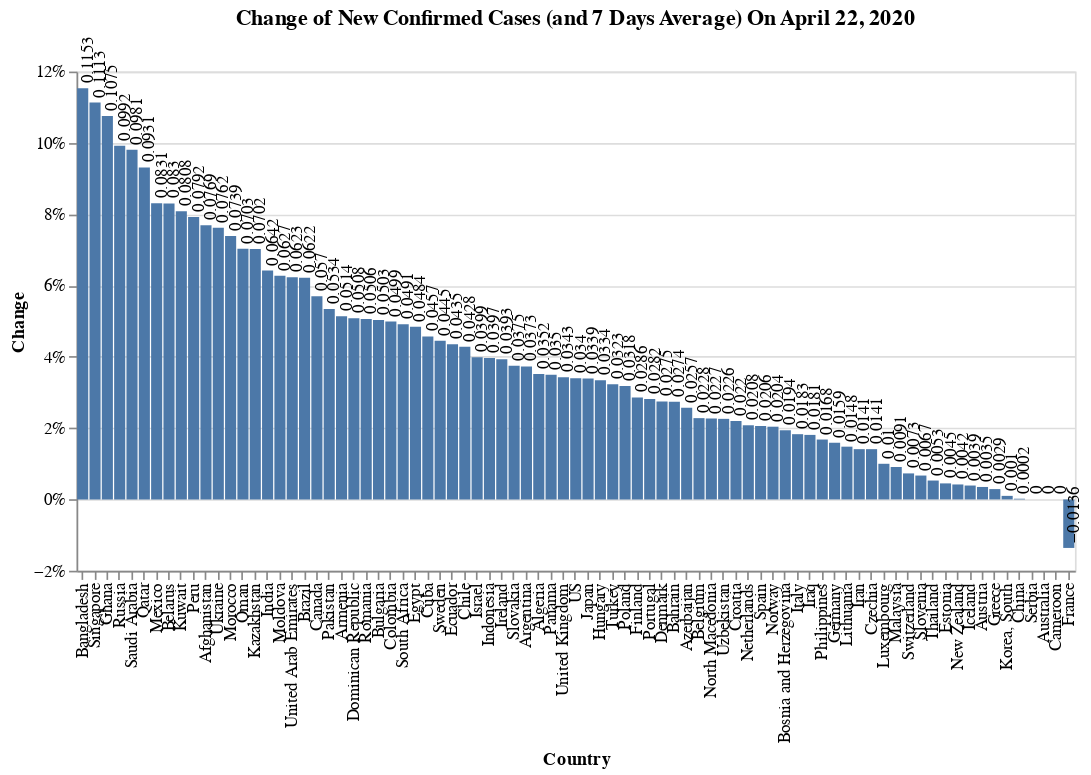

Notebook code cell kept with this figure:
### Code cell
#hide_input
_data = df_summary_confirmed[df_summary_confirmed['Total'] > 1000].reset_index()

_new_bar = alt.Chart().mark_bar().encode(
    alt.X('Country:N', sort='-y'),
    alt.Y('Change:Q', axis=alt.Axis(format='%')),
    tooltip = list(df_summary_confirmed)
)

_mean_bar = alt.Chart().mark_tick(color='red').encode(
    alt.X('Country:N'),# axis=alt.Axis(labels=False, ticks=False)),
    alt.Y('Change_Mean_7D:Q',axis=alt.Axis(format='%')),
    tooltip = list(df_summary_confirmed)
)

_new_text = _new_bar.mark_text(
    size=10,
    angle=270,
    align='left',
    baseline='middle', 
    dy=3,
    dx=3  # Nudges text to right so it doesn't appear on top of the bar
).encode(
    text='Change:Q'
)

alt.layer(_new_bar + _new_text, data=_data).properties(
  title = f'Change of New Confirmed Cases (and 7 Days Average) On {s_date_latest}',
  width= 600
)#.resolve_scale(x='independent')

#alt.layer(_mean_bar, data=_data)

### Figure 1 — Vega-Lite specification as saved in the notebook (floating-point values rounded to 4 significant figures)
{"config": {"view": {"continuousWidth": 400, "continuousHeight": 300}}, "layer": [{"layer": [{"mark": "bar", "encoding": {"tooltip": [{"type": "quantitative", "field": "Total"}, {"type": "quantitative", "field": "New"}, {"type": "quantitative", "field": "New_Mean_7D"}, {"type": "quantitative", "field": "Change"}, {"type": "quantitative", "field": "Change_Mean_7D"}, {"type": "quantitative", "field": "Trending"}, {"type": "quantitative", "field": "Weight"}], "x": {"type": "nominal", "field": "Country", "sort": "-y"}, "y": {"type": "quantitative", "axis": {"format": "%"}, "field": "Change"}}}, {"mark": {"type": "text", "align": "left", "angle": 270, "baseline": "middle", "dx": 3, "dy": 3, "size": 10}, "encoding": {"text": {"type": "quantitative", "field": "Change"}, "tooltip": [{"type": "quantitative", "field": "Total"}, {"type": "quantitative", "field": "New"}, {"type": "quantitative", "field": "New_Mean_7D"}, {"type": "quantitative", "field": "Change"}, {"type": "quantitative", "field": "Change_Mean_7D"}, {"type": "quantitative", "field": "Trending"}, {"type": "quantitative", "field": "Weight"}], "x": {"type": "nominal", "field": "Country", "sort": "-y"}, "y": {"type": "quantitative", "axis": {"format": "%"}, "field": "Change"}}}]}], "data": {"name": "data-b0f12e35af062b7e80afbdbc2e309486"}, "title": "Change of New Confirmed Cases (and 7 Days Average) On April 22, 2020", "width": 600, "$schema": "https://vega.github.io/schema/vega-lite/v4.8.1.json", "datasets": {"data-b0f12e35af062b7e80afbdbc2e309486": [{"Country": "US", "Total": 839675, "New": 27640.0, "New_Mean_7D": 29050.0, "Change": 0.034, "Change_Mean_7D": 0.0404, "Trending": -0.0064, "Weight": 0.3729}, {"Country": "Russia", "Total": 57999, "New": 5236.0, "New_Mean_7D": 4787.0, "Change": 0.0992, "Change_Mean_7D": 0.1313, "Trending": -0.0321, "Weight": 0.0706}, {"Country": "United Kingdom", "Total": 134638, "New": 4466.0, "New_Mean_7D": 5022.0, "Change": 0.0343, "Change_Mean_7D": 0.0442, "Trending": -0.0099, "Weight": 0.0603}, {"Country": "Spain", "Total": 208389, "New": 4211.0, "New_Mean_7D": 4392.0, "Change": 0.0206, "Change_Mean_7D": 0.0231, "Trending": -0.0025, "Weight": 0.0568}, {"Country": "Italy", "Total": 187327, "New": 3370.0, "New_Mean_7D": 3167.0, "Change": 0.0183, "Change_Mean_7D": 0.0182, "Trending": 0.0002, "Weight": 0.0455}, {"Country": "Turkey", "Total": 98674, "New": 3083.0, "New_Mean_7D": 4183.0, "Change": 0.0323, "Change_Mean_7D": 0.0516, "Trending": -0.0194, "Weight": 0.0416}, {"Country": "Brazil", "Total": 45757, "New": 2678.0, "New_Mean_7D": 2491.0, "Change": 0.0622, "Change_Mean_7D": 0.0711, "Trending": -0.0089, "Weight": 0.0361}, {"Country": "Germany", "Total": 150648, "New": 2357.0, "New_Mean_7D": 2271.0, "Change": 0.0159, "Change_Mean_7D": 0.0161, "Trending": -0.0002, "Weight": 0.0318}, {"Country": "Canada", "Total": 41648, "New": 2247.0, "New_Mean_7D": 1920.0, "Change": 0.057, "Change_Mean_7D": 0.0574, "Trending": -0.0003, "Weight": 0.0303}, {"Country": "Peru", "Total": 19250, "New": 1413.0, "New_Mean_7D": 1111.0, "Change": 0.0792, "Change_Mean_7D": 0.0768, "Trending": 0.0024, "Weight": 0.0191}, {"Country": "India", "Total": 21370, "New": 1290.0, "New_Mean_7D": 1293.0, "Change": 0.0642, "Change_Mean_7D": 0.082, "Trending": -0.0178, "Weight": 0.0174}, {"Country": "Iran", "Total": 85996, "New": 1194.0, "New_Mean_7D": 1372.0, "Change": 0.0141, "Change_Mean_7D": 0.0171, "Trending": -0.003, "Weight": 0.0161}, {"Country": "Saudi Arabia", "Total": 12772, "New": 1141.0, "New_Mean_7D": 987.0, "Change": 0.0981, "Change_Mean_7D": 0.1179, "Trending": -0.0198, "Weight": 0.0154}, {"Country": "Singapore", "Total": 10141, "New": 1016.0, "New_Mean_7D": 920.0, "Change": 0.1113, "Change_Mean_7D": 0.1557, "Trending": -0.0444, "Weight": 0.0137}, {"Country": "Belgium", "Total": 41889, "New": 933.0, "New_Mean_7D": 1188.0, "Change": 0.0228, "Change_Mean_7D": 0.0321, "Trending": -0.0094, "Weight": 0.0126}, {"Country": "Mexico", "Total": 9501, "New": 729.0, "New_Mean_7D": 586.0, "Change": 0.0831, "Change_Mean_7D": 0.0842, "Trending": -0.001, "Weight": 0.0098}, {"Country": "Netherlands", "Total": 35032, "New": 715.0, "New_Mean_7D": 959.0, "Change": 0.0208, "Change_Mean_7D": 0.0309, "Trending": -0.0101, "Weight": 0.0096}, {"Country": "Sweden", "Total": 16004, "New": 682.0, "New_Mean_7D": 582.0, "Change": 0.0445, "Change_Mean_7D": 0.0429, "Trending": 0.0016, "Weight": 0.0092}, {"Country": "Ireland", "Total": 16671, "New": 631.0, "New_Mean_7D": 589.0, "Change": 0.0393, "Change_Mean_7D": 0.0415, "Trending": -0.0022, "Weight": 0.0085}, {"Country": "Qatar", "Total": 7141, "New": 608.0, "New_Mean_7D": 490.0, "Change": 0.0931, "Change_Mean_7D": 0.0982, "Trending": -0.0051, "Weight": 0.0082}, {"Country": "Portugal", "Total": 21982, "New": 603.0, "New_Mean_7D": 556.0, "Change": 0.0282, "Change_Mean_7D": 0.0283, "Trending": -0.0001, "Weight": 0.0081}, {"Country": "Belarus", "Total": 7281, "New": 558.0, "New_Mean_7D": 508.0, "Change": 0.083, "Change_Mean_7D": 0.1045, "Trending": -0.0215, "Weight": 0.0075}, {"Country": "Israel", "Total": 14498, "New": 556.0, "New_Mean_7D": 285.0, "Change": 0.0399, "Change_Mean_7D": 0.0214, "Trending": 0.0185, "Weight": 0.0075}, {"Country": "Pakistan", "Total": 10076, "New": 511.0, "New_Mean_7D": 528.0, "Change": 0.0534, "Change_Mean_7D": 0.0682, "Trending": -0.0148, "Weight": 0.0069}, {"Country": "United Arab Emirates", "Total": 8238, "New": 483.0, "New_Mean_7D": 410.0, "Change": 0.0623, "Change_Mean_7D": 0.0635, "Trending": -0.0013, "Weight": 0.0065}, {"Country": "Romania", "Total": 9710, "New": 468.0, "New_Mean_7D": 356.0, "Change": 0.0506, "Change_Mean_7D": 0.0434, "Trending": 0.0072, "Weight": 0.0063}, {"Country": "Ukraine", "Total": 6592, "New": 467.0, "New_Mean_7D": 404.0, "Change": 0.0762, "Change_Mean_7D": 0.0836, "Trending": -0.0073, "Weight": 0.0063}, {"Country": "Chile", "Total": 11296, "New": 464.0, "New_Mean_7D": 432.0, "Change": 0.0428, "Change_Mean_7D": 0.0455, "Trending": -0.0027, "Weight": 0.0063}, {"Country": "Ecuador", "Total": 10850, "New": 452.0, "New_Mean_7D": 427.0, "Change": 0.0435, "Change_Mean_7D": 0.0473, "Trending": -0.0038, "Weight": 0.0061}, {"Country": "Bangladesh", "Total": 3772, "New": 390.0, "New_Mean_7D": 363.0, "Change": 0.1153, "Change_Mean_7D": 0.1744, "Trending": -0.0591, "Weight": 0.0053}, {"Country": "Japan", "Total": 11512, "New": 377.0, "New_Mean_7D": 487.0, "Change": 0.0339, "Change_Mean_7D": 0.0522, "Trending": -0.0183, "Weight": 0.0051}, {"Country": "Poland", "Total": 10169, "New": 313.0, "New_Mean_7D": 370.0, "Change": 0.0318, "Change_Mean_7D": 0.0429, "Trending": -0.0111, "Weight": 0.0042}, {"Country": "Indonesia", "Total": 7418, "New": 283.0, "New_Mean_7D": 326.0, "Change": 0.0397, "Change_Mean_7D": 0.054, "Trending": -0.0144, "Weight": 0.0038}, {"Country": "Dominican Republic", "Total": 5300, "New": 256.0, "New_Mean_7D": 241.0, "Change": 0.0508, "Change_Mean_7D": 0.0565, "Trending": -0.0058, "Weight": 0.0035}, {"Country": "Morocco", "Total": 3446, "New": 237.0, "New_Mean_7D": 203.0, "Change": 0.0739, "Change_Mean_7D": 0.0794, "Trending": -0.0055, "Weight": 0.0032}, {"Country": "Denmark", "Total": 8108, "New": 217.0, "New_Mean_7D": 176.0, "Change": 0.0275, "Change_Mean_7D": 0.0238, "Trending": 0.0037, "Weight": 0.0029}, {"Country": "Colombia", "Total": 4356, "New": 207.0, "New_Mean_7D": 179.0, "Change": 0.0499, "Change_Mean_7D": 0.0499, "Trending": -0.0, "Weight": 0.0028}, {"Country": "Switzerland", "Total": 28268, "New": 205.0, "New_Mean_7D": 276.0, "Change": 0.0073, "Change_Mean_7D": 0.0102, "Trending": -0.0029, "Weight": 0.0028}, {"Country": "South Africa", "Total": 3635, "New": 170.0, "New_Mean_7D": 161.0, "Change": 0.0491, "Change_Mean_7D": 0.0547, "Trending": -0.0056, "Weight": 0.0023}, {"Country": "Egypt", "Total": 3659, "New": 169.0, "New_Mean_7D": 165.0, "Change": 0.0484, "Change_Mean_7D": 0.0557, "Trending": -0.0073, "Weight": 0.0023}, {"Country": "Kuwait", "Total": 2248, "New": 168.0, "New_Mean_7D": 120.0, "Change": 0.0808, "Change_Mean_7D": 0.0696, "Trending": 0.0111, "Weight": 0.0023}, {"Country": "Moldova", "Total": 2778, "New": 164.0, "New_Mean_7D": 104.0, "Change": 0.0627, "Change_Mean_7D": 0.0445, "Trending": 0.0182, "Weight": 0.0022}, {"Country": "Panama", "Total": 4821, "New": 163.0, "New_Mean_7D": 178.0, "Change": 0.035, "Change_Mean_7D": 0.0438, "Trending": -0.0088, "Weight": 0.0022}, {"Country": "Norway", "Total": 7338, "New": 147.0, "New_Mean_7D": 85.0, "Change": 0.0204, "Change_Mean_7D": 0.0122, "Trending": 0.0082, "Weight": 0.002}, {"Country": "Kazakhstan", "Total": 2135, "New": 140.0, "New_Mean_7D": 120.0, "Change": 0.0702, "Change_Mean_7D": 0.0743, "Trending": -0.0041, "Weight": 0.0019}, {"Country": "Finland", "Total": 4129, "New": 115.0, "New_Mean_7D": 127.0, "Change": 0.0286, "Change_Mean_7D": 0.0354, "Trending": -0.0068, "Weight": 0.0016}, {"Country": "Argentina", "Total": 3144, "New": 113.0, "New_Mean_7D": 100.0, "Change": 0.0373, "Change_Mean_7D": 0.0367, "Trending": 0.0006, "Weight": 0.0015}, {"Country": "Ghana", "Total": 1154, "New": 112.0, "New_Mean_7D": 74.0, "Change": 0.1075, "Change_Mean_7D": 0.0951, "Trending": 0.0124, "Weight": 0.0015}, {"Country": "Philippines", "Total": 6710, "New": 111.0, "New_Mean_7D": 180.0, "Change": 0.0168, "Change_Mean_7D": 0.0301, "Trending": -0.0133, "Weight": 0.0015}, {"Country": "Oman", "Total": 1614, "New": 106.0, "New_Mean_7D": 101.0, "Change": 0.0703, "Change_Mean_7D": 0.0856, "Trending": -0.0153, "Weight": 0.0014}, {"Country": "Czechia", "Total": 7132, "New": 99.0, "New_Mean_7D": 131.0, "Change": 0.0141, "Change_Mean_7D": 0.0199, "Trending": -0.0058, "Weight": 0.0013}, {"Country": "Algeria", "Total": 2910, "New": 99.0, "New_Mean_7D": 107.0, "Change": 0.0352, "Change_Mean_7D": 0.0436, "Trending": -0.0083, "Weight": 0.0013}, {"Country": "Afghanistan", "Total": 1176, "New": 84.0, "New_Mean_7D": 56.0, "Change": 0.0769, "Change_Mean_7D": 0.0598, "Trending": 0.0171, "Weight": 0.0011}, {"Country": "Armenia", "Total": 1473, "New": 72.0, "New_Mean_7D": 52.0, "Change": 0.0514, "Change_Mean_7D": 0.0411, "Trending": 0.0103, "Weight": 0.001}, {"Country": "Hungary", "Total": 2168, "New": 70.0, "New_Mean_7D": 84.0, "Change": 0.0334, "Change_Mean_7D": 0.0464, "Trending": -0.013, "Weight": 0.0009}, {"Country": "Bahrain", "Total": 2027, "New": 54.0, "New_Mean_7D": 51.0, "Change": 0.0274, "Change_Mean_7D": 0.0281, "Trending": -0.0007, "Weight": 0.0007}, {"Country": "Austria", "Total": 14925, "New": 52.0, "New_Mean_7D": 84.0, "Change": 0.0035, "Change_Mean_7D": 0.0058, "Trending": -0.0023, "Weight": 0.0007}, {"Country": "Cuba", "Total": 1189, "New": 52.0, "New_Mean_7D": 54.0, "Change": 0.0457, "Change_Mean_7D": 0.0557, "Trending": -0.0099, "Weight": 0.0007}, {"Country": "Malaysia", "Total": 5532, "New": 50.0, "New_Mean_7D": 66.0, "Change": 0.0091, "Change_Mean_7D": 0.0125, "Trending": -0.0034, "Weight": 0.0007}, {"Country": "Bulgaria", "Total": 1024, "New": 49.0, "New_Mean_7D": 40.0, "Change": 0.0503, "Change_Mean_7D": 0.0462, "Trending": 0.0041, "Weight": 0.0007}, {"Country": "Slovakia", "Total": 1244, "New": 45.0, "New_Mean_7D": 54.0, "Change": 0.0375, "Change_Mean_7D": 0.0543, "Trending": -0.0168, "Weight": 0.0006}, {"Country": "Croatia", "Total": 1950, "New": 42.0, "New_Mean_7D": 30.0, "Change": 0.022, "Change_Mean_7D": 0.0164, "Trending": 0.0057, "Weight": 0.0006}, {"Country": "Uzbekistan", "Total": 1716, "New": 38.0, "New_Mean_7D": 59.0, "Change": 0.0226, "Change_Mean_7D": 0.0403, "Trending": -0.0176, "Weight": 0.0005}, {"Country": "Azerbaijan", "Total": 1518, "New": 38.0, "New_Mean_7D": 38.0, "Change": 0.0257, "Change_Mean_7D": 0.0278, "Trending": -0.0021, "Weight": 0.0005}, {"Country": "Luxembourg", "Total": 3654, "New": 36.0, "New_Mean_7D": 40.0, "Change": 0.01, "Change_Mean_7D": 0.0115, "Trending": -0.0016, "Weight": 0.0005}, {"Country": "Iraq", "Total": 1631, "New": 29.0, "New_Mean_7D": 31.0, "Change": 0.0181, "Change_Mean_7D": 0.0205, "Trending": -0.0024, "Weight": 0.0004}, {"Country": "North Macedonia", "Total": 1259, "New": 28.0, "New_Mean_7D": 41.0, "Change": 0.0227, "Change_Mean_7D": 0.0378, "Trending": -0.0151, "Weight": 0.0004}, {"Country": "Bosnia and Herzegovina", "Total": 1368, "New": 26.0, "New_Mean_7D": 37.0, "Change": 0.0194, "Change_Mean_7D": 0.0304, "Trending": -0.011, "Weight": 0.0004}, {"Country": "Lithuania", "Total": 1370, "New": 20.0, "New_Mean_7D": 40.0, "Change": 0.0148, "Change_Mean_7D": 0.0333, "Trending": -0.0185, "Weight": 0.0003}, {"Country": "China", "Total": 83868, "New": 15.0, "New_Mean_7D": 73.0, "Change": 0.0002, "Change_Mean_7D": 0.0009, "Trending": -0.0007, "Weight": 0.0002}, {"Country": "Thailand", "Total": 2826, "New": 15.0, "New_Mean_7D": 26.0, "Change": 0.0053, "Change_Mean_7D": 0.0096, "Trending": -0.0043, "Weight": 0.0002}, {"Country": "Korea, South", "Total": 10694, "New": 11.0, "New_Mean_7D": 15.0, "Change": 0.001, "Change_Mean_7D": 0.0014, "Trending": -0.0004, "Weight": 0.0001}, {"Country": "Slovenia", "Total": 1353, "New": 9.0, "New_Mean_7D": 15.0, "Change": 0.0067, "Change_Mean_7D": 0.0116, "Trending": -0.0049, "Weight": 0.0001}, {"Country": "Greece", "Total": 2408, "New": 7.0, "New_Mean_7D": 31.0, "Change": 0.0029, "Change_Mean_7D": 0.0138, "Trending": -0.0109, "Weight": 0.0001}, {"Country": "Iceland", "Total": 1785, "New": 7.0, "New_Mean_7D": 8.0, "Change": 0.0039, "Change_Mean_7D": 0.0047, "Trending": -0.0008, "Weight": 0.0001}, {"Country": "Estonia", "Total": 1559, "New": 7.0, "New_Mean_7D": 23.0, "Change": 0.0045, "Change_Mean_7D": 0.0155, "Trending": -0.011, "Weight": 0.0001}, {"Country": "New Zealand", "Total": 1451, "New": 6.0, "New_Mean_7D": 9.0, "Change": 0.0042, "Change_Mean_7D": 0.0066, "Trending": -0.0024, "Weight": 0.0001}, {"Country": "Serbia", "Total": 6630, "New": 0.0, "New_Mean_7D": 251.0, "Change": 0.0, "Change_Mean_7D": 0.0454, "Trending": -0.0454, "Weight": 0.0}, {"Country": "Australia", "Total": 6547, "New": 0.0, "New_Mean_7D": 15.0, "Change": 0.0, "Change_Mean_7D": 0.0024, "Trending": -0.0024, "Weight": 0.0}, {"Country": "Cameroon", "Total": 1163, "New": 0.0, "New_Mean_7D": 45.0, "Change": 0.0, "Change_Mean_7D": 0.0485, "Trending": -0.0485, "Weight": 0.0}, {"Country": "France", "Total": 157125, "New": -2172.0, "New_Mean_7D": 3220.0, "Change": -0.0136, "Change_Mean_7D": 0.0228, "Trending": -0.0365, "Weight": -0.0293}]}}
